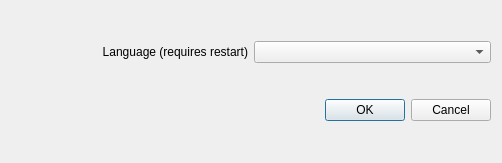
<?xml version="1.0" encoding="UTF-8"?>
<ui version="4.0">
 <class>DialogPreferences</class>
 <widget class="QDialog" name="DialogPreferences">
  <property name="geometry">
   <rect>
    <x>0</x>
    <y>0</y>
    <width>502</width>
    <height>163</height>
   </rect>
  </property>
  <property name="windowTitle">
   <string>Preferences</string>
  </property>
  <property name="windowIcon">
   <iconset resource="../ressource.qrc">
    <normaloff>:/gui/icon.ico</normaloff>:/gui/icon.ico</iconset>
  </property>
  <property name="sizeGripEnabled">
   <bool>false</bool>
  </property>
  <layout class="QGridLayout" name="gridLayout">
   <item row="1" column="0" colspan="2">
    <widget class="QDialogButtonBox" name="buttonBox">
     <property name="orientation">
      <enum>Qt::Horizontal</enum>
     </property>
     <property name="standardButtons">
      <set>QDialogButtonBox::Cancel|QDialogButtonBox::Ok</set>
     </property>
    </widget>
   </item>
   <item row="0" column="1">
    <widget class="QComboBox" name="comboBoxLang"/>
   </item>
   <item row="0" column="0">
    <widget class="QLabel" name="label">
     <property name="text">
      <string>Language (requires restart)</string>
     </property>
     <property name="alignment">
      <set>Qt::AlignRight|Qt::AlignTrailing|Qt::AlignVCenter</set>
     </property>
    </widget>
   </item>
  </layout>
 </widget>
 <tabstops>
  <tabstop>comboBoxLang</tabstop>
 </tabstops>
 <resources>
  <include location="../ressource.qrc"/>
 </resources>
 <connections>
  <connection>
   <sender>buttonBox</sender>
   <signal>accepted()</signal>
   <receiver>DialogPreferences</receiver>
   <slot>accept()</slot>
   <hints>
    <hint type="sourcelabel">
     <x>248</x>
     <y>254</y>
    </hint>
    <hint type="destinationlabel">
     <x>157</x>
     <y>274</y>
    </hint>
   </hints>
  </connection>
  <connection>
   <sender>buttonBox</sender>
   <signal>rejected()</signal>
   <receiver>DialogPreferences</receiver>
   <slot>reject()</slot>
   <hints>
    <hint type="sourcelabel">
     <x>316</x>
     <y>260</y>
    </hint>
    <hint type="destinationlabel">
     <x>286</x>
     <y>274</y>
    </hint>
   </hints>
  </connection>
 </connections>
</ui>
